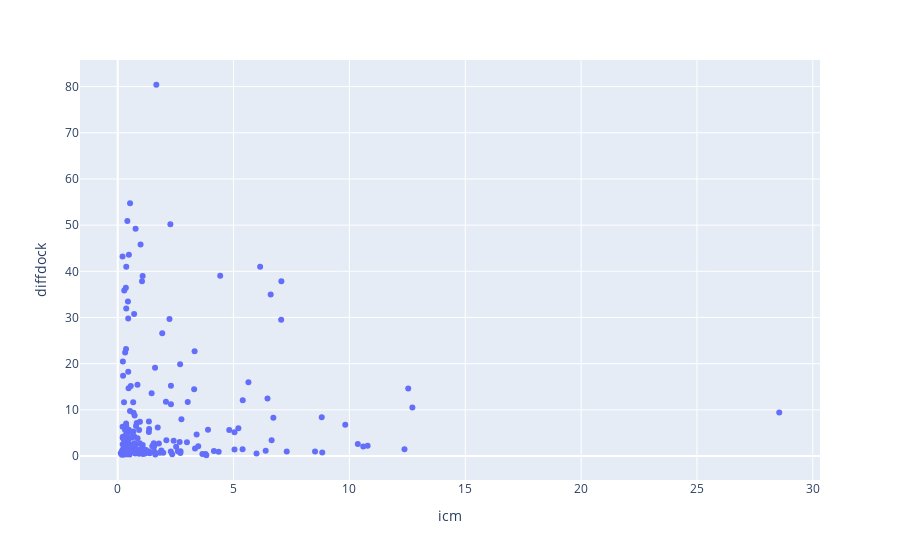

Here is the notebook cell this chart was saved with:
### Code cell
fig = px.scatter(
    pivot_df,
    x="icm",
    y="diffdock",
    hover_name=pivot_df.index
)
fig.show()

### Figure 1 — Plotly figure (JSON) as saved in the notebook; plotly's stock layout.template omitted (floating-point values rounded to 4 significant figures; data arrays with more than 128 entries replaced by an {"elided": "..."} marker saying what was removed)
{"data": [{"hovertemplate": "<b>%{hovertext}</b><br><br>icm=%{x}<br>diffdock=%{y}<extra></extra>", "hovertext": {"elided": "280 str values"}, "legendgroup": "", "marker": {"color": "#636efa", "symbol": "circle"}, "mode": "markers", "name": "", "orientation": "v", "showlegend": false, "type": "scatter", "x": {"elided": "280 float values"}, "xaxis": "x", "y": {"elided": "280 float values"}, "yaxis": "y"}], "layout": {"legend": {"tracegroupgap": 0}, "margin": {"t": 60}, "xaxis": {"anchor": "y", "domain": [0, 1], "title": {"text": "icm"}}, "yaxis": {"anchor": "x", "domain": [0, 1], "title": {"text": "diffdock"}}}}
